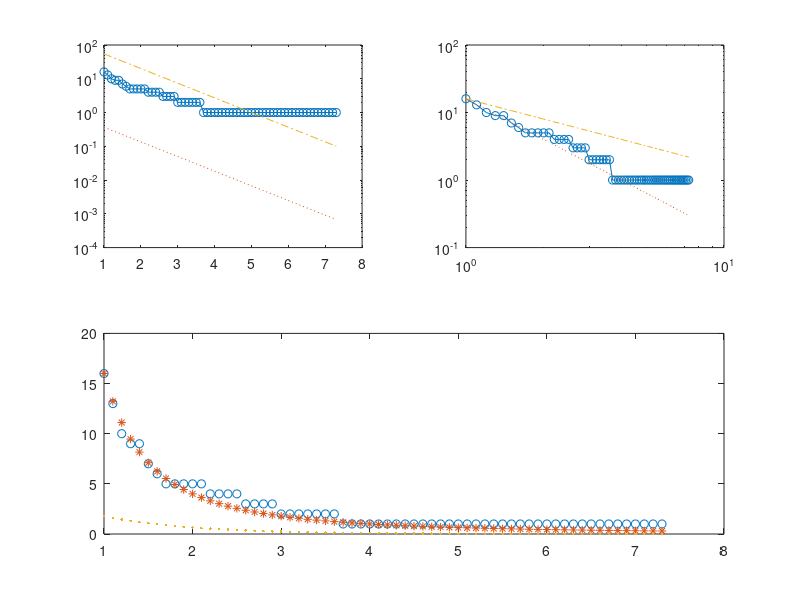

Here is the MATLAB script that generated this plot:
%% VALIDATING THE WOLF DATASET
%%
% Source: <http://www.mathworks.com http://moreno.ss.uci.edu/wolf.dat>

data = [   0   0   0   0   0   0   0   0   0   0   0   0   0   0   0   0
          16   0   2   0   1   1   0   1   0   0   0   0   0   0   0   0
           0   4   0   4   1   0   0   1   0   0   0   0   0   0   0   0
         144   1  38   0   0   0   0   0   0   0   0   0   0   0   0   0
          31   6  31  12   0   0   0   3   0   0   0   0   0   0   0   0
         138  25   0  74   2   0   5  15   0   4   1   1   3   0   5   5
         100  52 123  61   8  57   0   5   1   0   2   1   0   0   0   0
           0  32   0   0   0  44  22   0   2  18   3   1   4   0   1   9
          37   3   3   9   0   2   1   8   0   0   1   2   2   0   0   0
          61  69  73  37   2  38   4   0   3   0   0   0   0   0   0   0
         182   0  69  27   4  20  14  16   2   9   0   1   1   1   1   1
         154   0  60  40   5  19  16   9   1  11   0   0   3   0   3   0
         128   0  69 122  17  45  20  47   6  19   0 125   0   1   1   1
          20 165  15  25   2   7   9   5   3   3  86  29  14   0   5   4
         201   0  49  56  23  82  21  49   7  53 177  84  34   7   0   3
          29 136  41  24   1  26  78   3  42   6  46  23  12   0   7   0];

%%
figure
clc
n = size(data,1);


data = tril(data);
data(1,1) = 1;
data_normalized = data ./ (sum(data,2) * ones(1,n)) ;
H = data_normalized>0;

W = data_normalized + data_normalized';

%% plotting online the degree distribution
ccdf_x = 1:.1:max(sum(W,2));  % the partitions of the x-axis
df_hist = hist(sum(W,2),ccdf_x);
ccdf_hist = cumsum(df_hist(end:-1:1));
ccdf_hist = ccdf_hist(end:-1:1);  % computing the cummulative degree distribution
subplot(221)
semilogy(ccdf_x, ccdf_hist,'-o')
hold on
semilogy(ccdf_x, exp(-ccdf_x),':')  % approximation of power law
semilogy(ccdf_x, exp(5-ccdf_x),'-.')  % approximation of power law


subplot(222)
loglog(ccdf_x, ccdf_hist,'-o')
hold on
loglog(ccdf_x, n * ccdf_x.^(-2),':')  % approximation of power law
loglog(ccdf_x, n * ccdf_x.^(-1),'-.')  % approximation of power law


subplot(212)
plot(ccdf_x,ccdf_hist,'o')
hold on
plot(ccdf_x,n * ccdf_x.^(-2),'*')
plot(ccdf_x,0.3*16*exp(-ccdf_x),'.')
